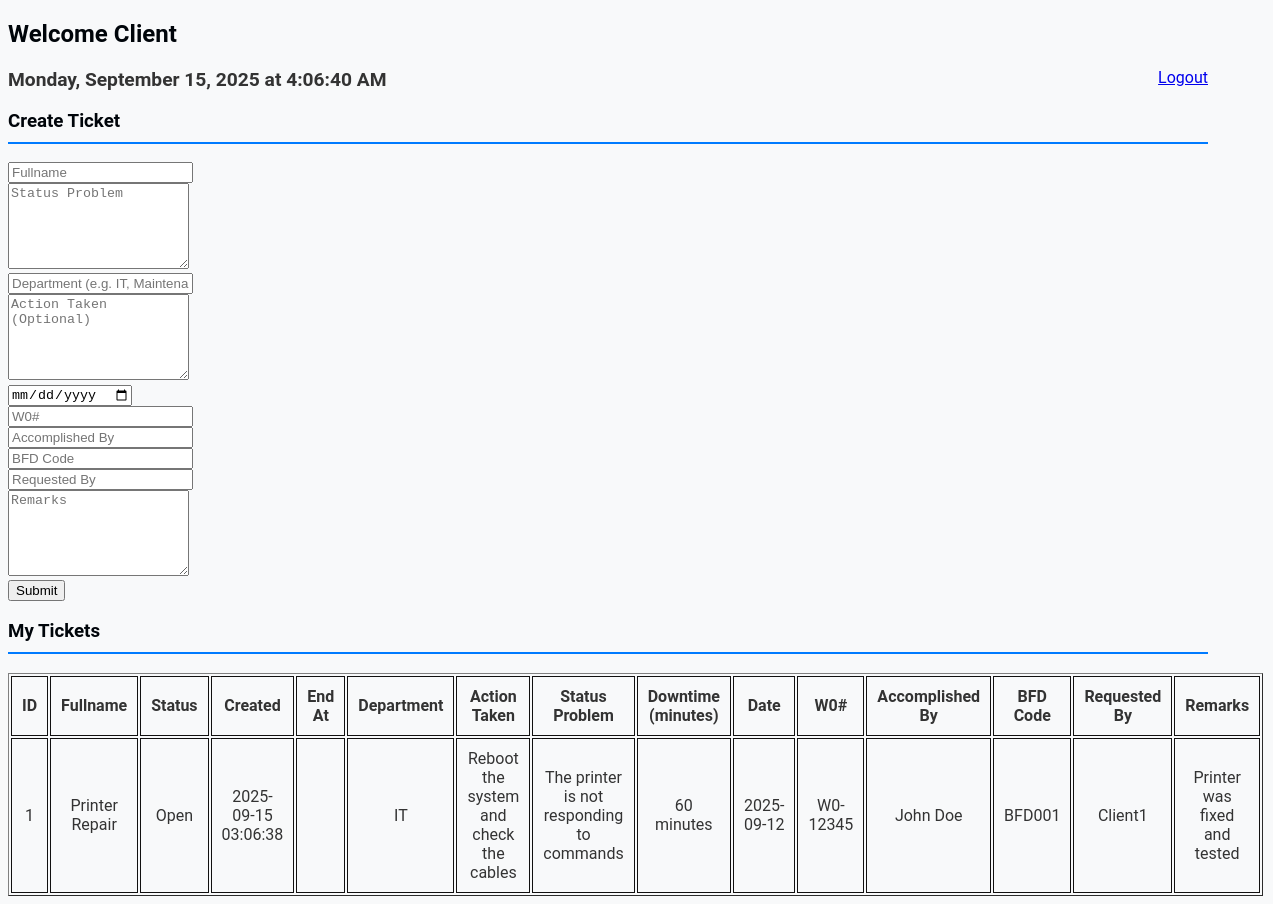
The page /client.php (signed in) on the database its author committed.
### tables this page shows
CREATE TABLE IF NOT EXISTS tickets (
    id INT AUTO_INCREMENT PRIMARY KEY,
    user_id INT NOT NULL,
    title VARCHAR(255) NOT NULL,
    description TEXT NOT NULL,
    department VARCHAR(100) NOT NULL,
    action_taken TEXT NOT NULL,
    status ENUM('Open', 'In Progress', 'Closed') DEFAULT 'Open',
    created_at DATETIME DEFAULT CURRENT_TIMESTAMP,
    end_at DATETIME NULL,
    downtime INT DEFAULT NULL,  
     
    date DATE NULL,
    w0_number VARCHAR(50) NULL,
    accomplished_by VARCHAR(100) NULL,
    bfd_code VARCHAR(50) NULL,
    requested_by VARCHAR(100) NULL,
    remarks TEXT NULL,
    FOREIGN KEY (user_id) REFERENCES users(id)
);

### client.php (the view, shortened to what this page needs)
<?php
include "db.php";
$user_id = $_SESSION["user_id"];
$tickets = $conn->query("SELECT * FROM tickets WHERE user_id='$user_id'");
?>
<!DOCTYPE html>
<html>
<head>
    <link rel="stylesheet" href="style.css">
</head>
<body>
<div class="container">
    <h2>Welcome Client</h2>
    <a href="logout.php" class="logout-button">Logout</a>
    <div id="real-time-clock" style="font-weight: bold; margin-bottom: 15px; font-size: 1.2em;"></div>
    <h3>Create Ticket</h3>
    <form method="POST">
        <input type="text" name="title" placeholder="Fullname" required><br>
        <textarea name="description" placeholder="Status Problem" required></textarea><br>
        <input type="text" name="department" placeholder="Department (e.g. IT, Maintenance)" required><br>
        <textarea name="action_taken" placeholder="Action Taken (Optional)" required></textarea><br>
        <input type="date" name="date" placeholder="Date" required><br>
        <input type="text" name="w0_number" placeholder="W0#" /><br>
        <input type="text" name="accomplished_by" placeholder="Accomplished By" /><br>
        <input type="text" name="bfd_code" placeholder="BFD Code" /><br>
        <input type="text" name="requested_by" placeholder="Requested By" /><br>
        <textarea name="remarks" placeholder="Remarks"></textarea><br>
        <button type="submit">Submit</button>
    </form>
    <h3>My Tickets</h3>
    <table border="1">
        <tr>
            <th>ID</th>
            <th>Fullname</th>
            <th>Status</th>
            <th>Created</th>
            <th>End At</th>
            <th>Department</th>
            <th>Action Taken</th>
            <th>Status Problem</th>
            <th>Downtime (minutes)</th>
            <th>Date</th>
            <th>W0#</th>
            <th>Accomplished By</th>
            <th>BFD Code</th>
            <th>Requested By</th>
            <th>Remarks</th>
        </tr>
        <?php while($row = $tickets->fetch_assoc()) {
            $created_at = new DateTime($row['created_at']);
            $end_at = new DateTime($row['end_at']);
            $downtime = $created_at->diff($end_at);
            $downtime_minutes = $downtime->h * 60 + $downtime->i;
        ?>
        <tr>
            <td><?= htmlspecialchars($row['id']) ?></td>
            <td><?= htmlspecialchars($row['title']) ?></td>
            <td><?= htmlspecialchars($row['status']) ?></td>
            <td><?= htmlspecialchars($row['created_at']) ?></td>
            <td><?= htmlspecialchars($row['end_at']) ?></td>
            <td><?= htmlspecialchars($row['department']) ?></td>
            <td><?= htmlspecialchars($row['action_taken']) ?></td>
            <td><?= htmlspecialchars($row['description']) ?></td>
            <td><?= $downtime_minutes ?> minutes</td>
            <td><?= htmlspecialchars($row['date']) ?></td>
            <td><?= htmlspecialchars($row['w0_number']) ?></td>
            <td><?= htmlspecialchars($row['accomplished_by']) ?></td>
            <td><?= htmlspecialchars($row['bfd_code']) ?></td>
            <td><?= htmlspecialchars($row['requested_by']) ?></td>
            <td><?= htmlspecialchars($row['remarks']) ?></td>
        </tr>
        <?php } ?>
    </table>
</div>
</body>
</html>

### style.css (style rules this page uses)
body { background-color: #f8f9fa; font-family: 'Roboto', Arial, sans-serif; color: #333; }
.container { max-width: 1200px; }
h2, h3 { color: #00050a; }
h3 { border-bottom: 2px solid #007bff; padding-bottom: 10px; }
textarea { resize: vertical; min-height: 80px; }
.logout-button { float: right; margin-bottom: 15px; }
table th, table td { border: 1px solid #111010; padding: 10px; text-align: center; }

### rows shown on the page
tickets: id "1", title "Printer Repair", status "Open", created_at "2025-09-15 03:06:38", department "IT", action_taken "Reboot the system and check the cables", description "The printer is not responding to commands", downtime_minutes "60", date "2025-09-12", w0_number "W0-12345", accomplished_by "John Doe", bfd_code "BFD001", requested_by "Client1", remarks "Printer was fixed and tested"
